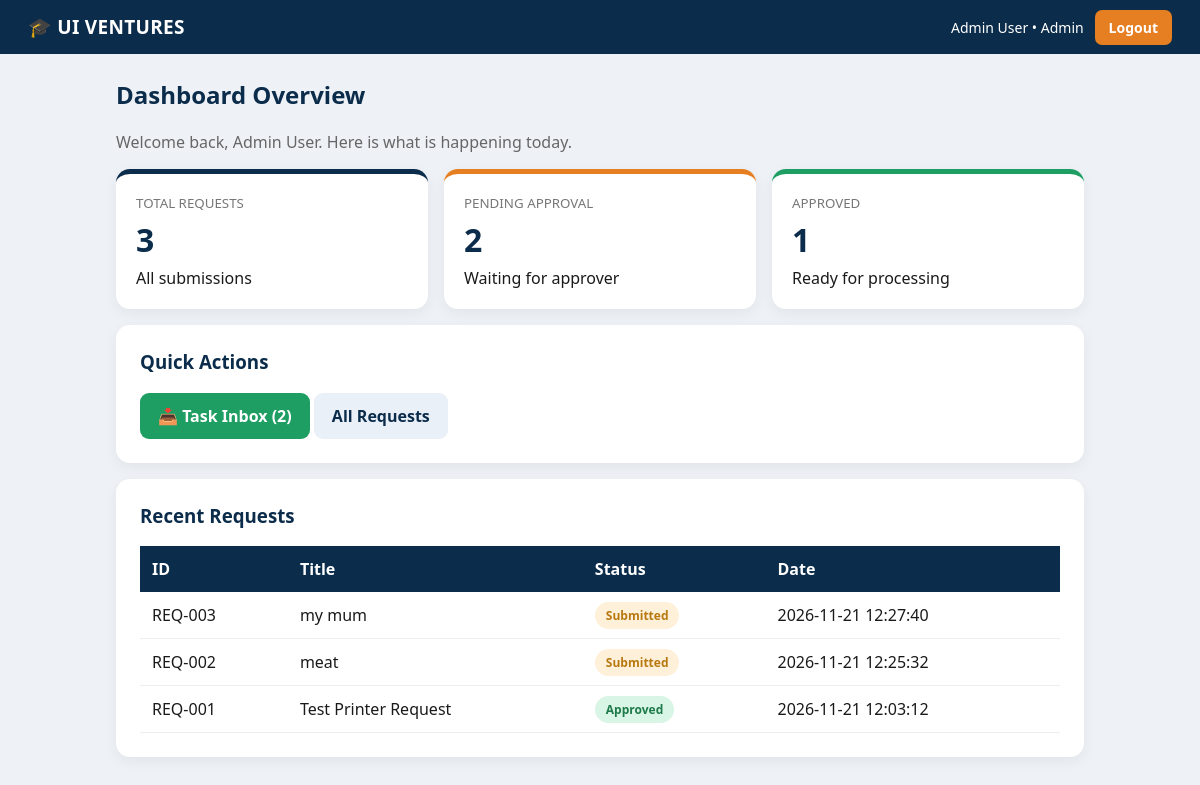
The app's page /dashboard.php (signed in) with its own data.
### tables this page shows
CREATE TABLE `requests` (
  `id` int(11) NOT NULL,
  `user_id` int(11) DEFAULT NULL,
  `title` varchar(255) DEFAULT NULL,
  `description` text DEFAULT NULL,
  `status` varchar(20) DEFAULT 'Submitted',
  `created_at` timestamp NULL DEFAULT current_timestamp()
);

### dashboard.php (the view, shortened to what this page needs)
<?php
include 'db.php'; session_start();
$user=$_SESSION['user'];
$total=$conn->query("SELECT COUNT(*) c FROM requests")->fetch_assoc()['c'];
$pending=$conn->query("SELECT COUNT(*) c FROM requests WHERE status='Submitted'")->fetch_assoc()['c'];
$approved=$conn->query("SELECT COUNT(*) c FROM requests WHERE status='Approved'")->fetch_assoc()['c'];
$recent=$conn->query("SELECT * FROM requests ORDER BY id DESC LIMIT 5");
?>
<link rel="stylesheet" href="style.css">
<div class="topbar"><b>🎓 UI VENTURES</b><span><?php echo $user['name']; ?> • <?php echo ucfirst($user['role']); ?> &nbsp; <a href="logout.php">Logout</a></span></div>
<div class="container">
  <h2>Dashboard Overview</h2><p style="color:#666">Welcome back, <?php echo $user['name']; ?>. Here is what is happening today.</p>
  <div class="grid"><div class="stat"><small>TOTAL REQUESTS</small><h2><?php echo $total; ?></h2><span>All submissions</span></div><div class="stat" style="border-top-color:#E67E22"><small>PENDING APPROVAL</small><h2><?php echo $pending; ?></h2><span>Waiting for approver</span></div><div class="stat" style="border-top-color:#1E9E62"><small>APPROVED</small><h2><?php echo $approved; ?></h2><span>Ready
    for processing</span></div></div>
  <div class="card"><h3>Quick Actions</h3>
    <?php if($user['role']!='staff'){ ?><a class="btn btn-green" href="task_inbox.php">📥 Task Inbox (<?php echo $pending; ?>)</a> <a class="btn btn-light" href="my_requests.php">All Requests</a><?php } ?>
  </div>
  <div class="card"><h3>Recent Requests</h3><table><tr><th>ID</th><th>Title</th><th>Status</th><th>Date</th></tr>
  <?php while($r=$recent->fetch_assoc()){ echo "<tr><td>REQ-".str_pad($r['id'],3,'0',STR_PAD_LEFT)."</td><td>".htmlspecialchars($r['title'])."</td><td><span class='badge $r[status]'>$r[status]</span></td><td>$r[created_at]</td></tr>"; }
  ?>
 </table></div>
 </div>

### style.css (style rules this page uses)
* { box-sizing:border-box;font-family:'Segoe UI',Arial,sans-serif }
a { text-decoration:none }
.topbar { background:var(--blue);color:#fff;padding:14px 28px;display:flex;justify-content:space-between;align-items:center;position:sticky;top:0;z-index:10 }
.topbar b { font-size:19px;letter-spacing:.3px }
.topbar span { font-size:14px }
.topbar a { background:var(--orange);color:#fff;padding:8px 14px;border-radius:7px;font-weight:600 }
.container { max-width:1000px;margin:24px auto;padding:0 16px }
.grid { display:grid;grid-template-columns:1fr 1fr 1fr;gap:16px }
.stat { background:var(--card);border-radius:14px;padding:20px;box-shadow:0 4px 14px rgba(0,0,0,.06);border-top:5px solid var(--blue) }
.stat small { color:#777 }
.stat h2 { margin:6px 0;font-size:32px;color:var(--blue) }
.card { background:var(--card);border-radius:14px;padding:24px;box-shadow:0 4px 14px rgba(0,0,0,.06);margin-top:16px }
h2,h3 { color:var(--blue);margin-top:0 }
button,.btn { background:var(--blue);color:#fff;padding:12px 18px;border:0;border-radius:9px;font-weight:600;cursor:pointer;display:inline-block }
.btn-green { background:var(--green) }
.btn-light { background:#EAF0F7;color:var(--blue) }
table { width:100%;border-collapse:collapse }
th { background:var(--blue);color:#fff;padding:12px;text-align:left }
td { padding:12px;border-bottom:1px solid #eee }
.badge { padding:5px 11px;border-radius:20px;font-size:12px;font-weight:700 }
.Submitted { background:#FEF0D9;color:#B7790F }
.Approved { background:#D9F5E5;color:#1E7A4A }

### records on screen
requests: id "003", title "my mum", status "Submitted", created_at "2026-11-21 12:27:40"
requests: id "002", title "meat", status "Submitted", created_at "2026-11-21 12:25:32"
requests: id "001", title "Test Printer Request", status "Approved", created_at "2026-11-21 12:03:12"

### other values on screen
$user['name'] "Admin User"
$user['role'] "Admin"
$total "3"
$pending "2"
$approved "1"
